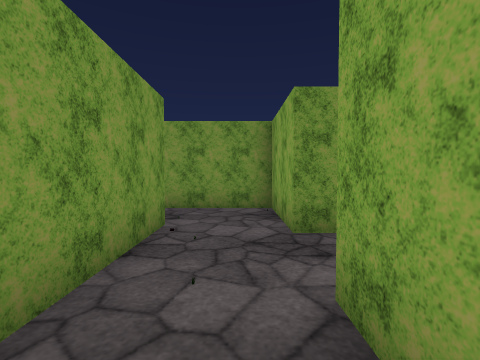
view 1 (above)

16 first-person views from a walk through a 3-D level made in the Unity game engine. The camera is 1.25 m above the floor, tilts 2° down and sees 85° across. The floor is counted in squares, 1.36 m on a side. Each view is taken from the middle of a square. On the plan, view 1 faces up. The plan holds only what a view shows up to about 10 squares ahead; the rest is blank. The place goes on beyond the plan. The player character is not drawn. Some surface patterns are stand-ins.

view 2
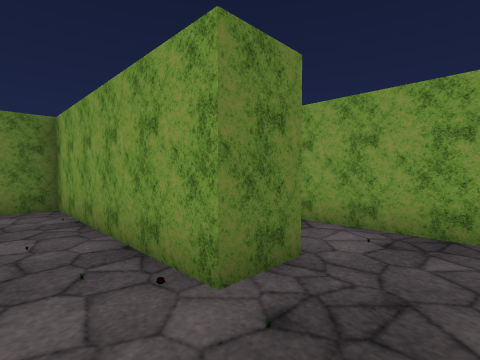

view 3
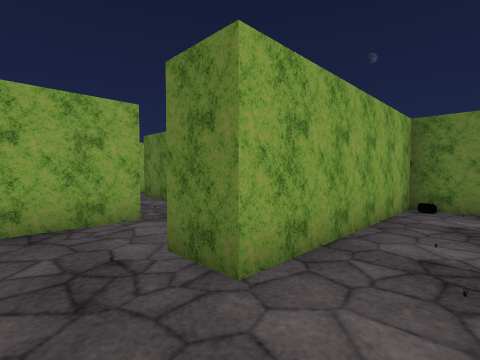

view 4
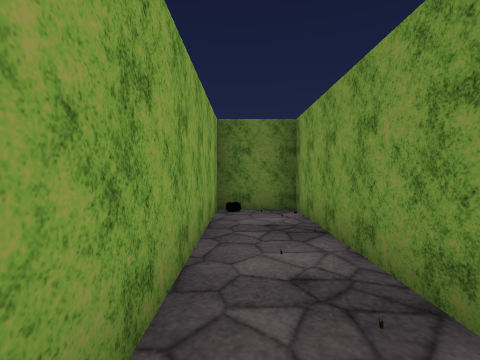

view 5
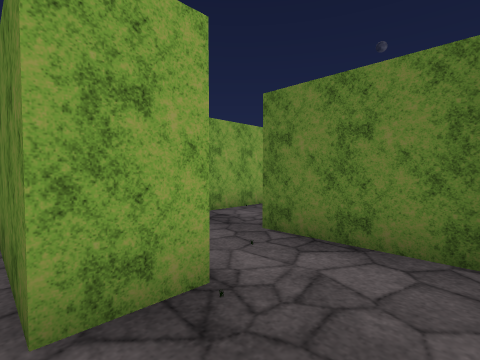

view 6
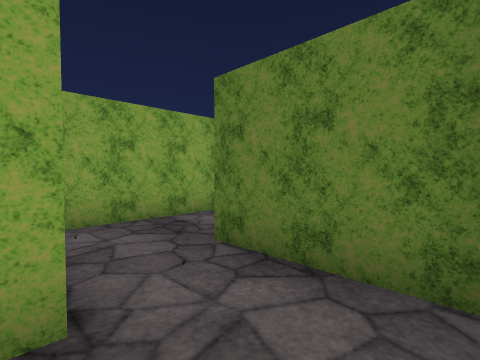

view 7
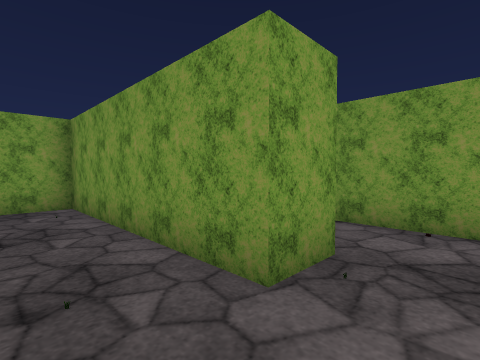

view 8
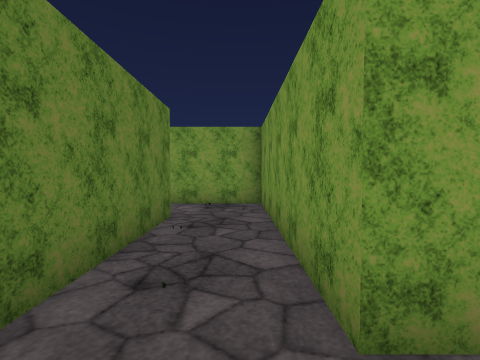

view 9
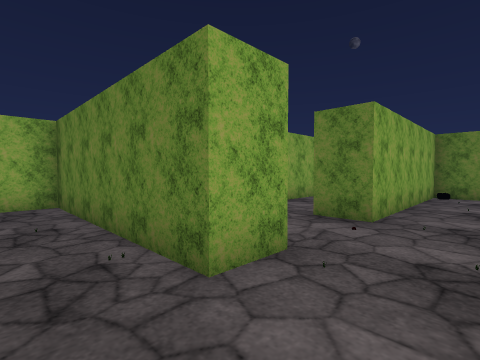

view 10
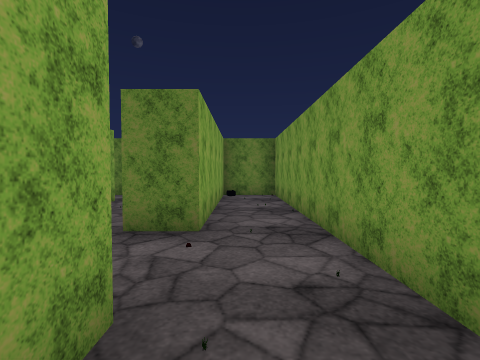

view 11
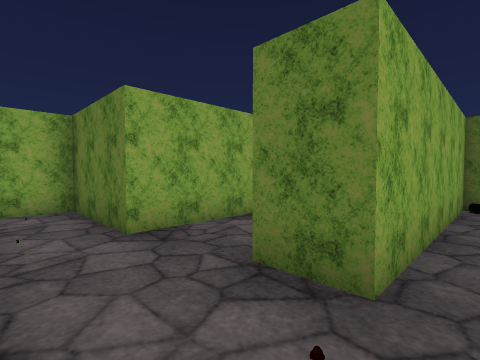

view 12
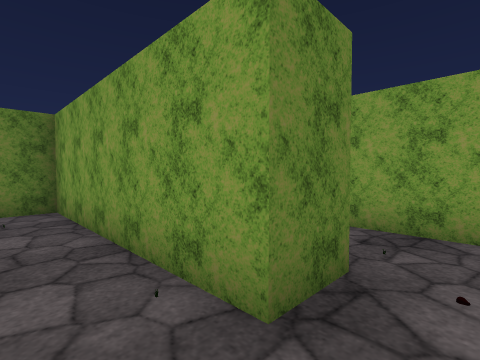

view 13
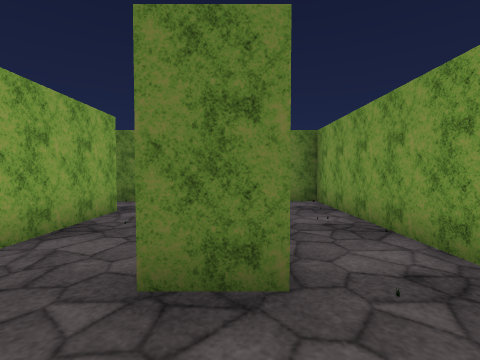

view 14
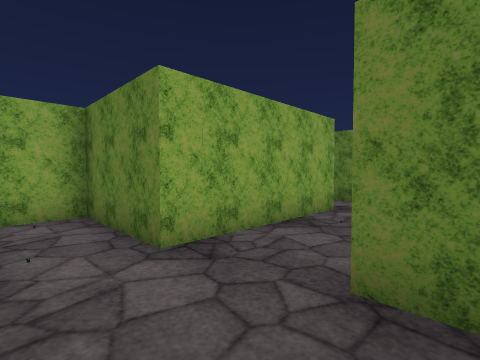

view 15
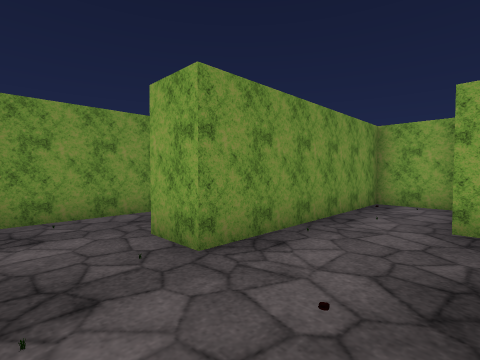

view 16
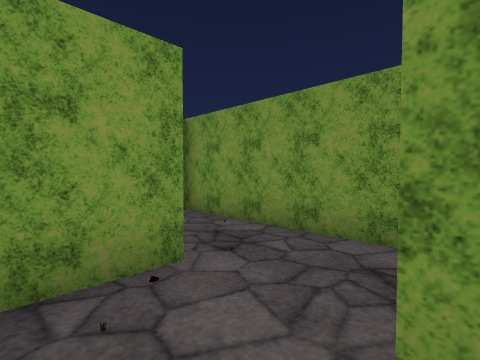

### Floor plan
Ten units are one square. View 1 is at (0, 0); x grows to the right and y downward. Boxes are objects, and circles mark ways between rooms. Rooms are numbered by the first view taken in them; rooms with no view inside come last. Other rooms are left out.
<svg viewBox="-50 -70 105 214">
<path fill="none" stroke="#000" d="M-13 -5 -13 12 4 12M-25 -45 -13 -45M7 -39 7 -65 -25 -65M-25 -65 -43 -65 -43 12 -25 12 -25 -45M15 -39 7 -39M7 -7 7 -18 50 -18M-13 -45 -13 -5M-22 56 -22 44 38 44 38 24M17 24 -43 24 -43 54M-43 54 -43 139 -25 139 -25 80M-25 80 -13 80 -13 139 6 139M7 121 7 75 38 75 38 56 -22 56M4 12 17 12 17 24M29 -7 7 -7M38 24 38 -1"/>
<rect x="-15" y="-55" width="10" height="10" fill="#bbb"><title>other object</title></rect>
<rect x="-45" y="-45" width="10" height="10" fill="#bbb"><title>other object</title></rect>
<rect x="-15" y="-45" width="10" height="10" fill="#bbb"><title>other object</title></rect>
<rect x="-5" y="-15" width="10" height="10" fill="#bbb"><title>other object</title></rect>
<rect x="-35" y="45" width="10" height="10" fill="#bbb"><title>other object</title></rect>
<rect x="5" y="35" width="10" height="10" fill="#bbb"><title>other object</title></rect>
<rect x="-45" y="55" width="10" height="10" fill="#bbb"><title>other object</title></rect>
<rect x="-35" y="75" width="10" height="10" fill="#bbb"><title>other object</title></rect>
<rect x="5" y="55" width="10" height="10" fill="#bbb"><title>other object</title></rect>
<rect x="15" y="15" width="10" height="10" fill="#bbb"><title>other object</title></rect>
<circle cx="-5" cy="-15" r="3" fill="#2a7"/>
<circle cx="10" cy="0" r="3" fill="#2a7"/>
<circle cx="-20" cy="-55" r="3" fill="#2a7"/>
<circle cx="-5" cy="-40" r="3" fill="#2a7"/>
<circle cx="-35" cy="50" r="3" fill="#2a7"/>
<circle cx="25" cy="15" r="3" fill="#2a7"/>
<circle cx="-15" cy="65" r="3" fill="#2a7"/>
<text x="-10" y="0">1</text>
<text x="-10" y="-60">2</text>
<text x="-40" y="-30">3</text>
<text x="20" y="-30">4</text>
<text x="-10" y="40">5</text>
<text x="-40" y="90">6</text>
<text x="0" y="80">7</text>
<text x="20" y="10">8</text>
</svg>
Room 1 opens to room 4. Room 1 opens to room 8. Room 2 opens to room 3. Room 2 opens to room 4. Room 5 opens to room 6. Room 5 opens to room 8. Room 6 opens to room 7.

Where each view was taken, in squares from view 1:
view 1: 0 up, 0 right, facing up
view 2: 6 up, 0 right, facing down-left
view 3: 6 up, 4 left, facing down-right
view 4: 5 up, 3 left, facing down
view 5: 2 up, 1 left, facing down-right
view 6: 1 up, 1 left, facing down-right
view 7: 4 down, 3 right, facing up-left
view 8: 3 down, 3 right, facing left
view 9: 3 down, 4 left, facing down-right
view 10: 4 down, 3 left, facing down
view 11: 6 down, 3 left, facing down-right
view 12: 7 down, 0 right, facing down-left
view 13: 6 down, 2 left, facing down
view 14: 6 down, 2 left, facing down-right
view 15: 8 down, 4 left, facing up-right
view 16: 3 up, 1 right, facing up-left
